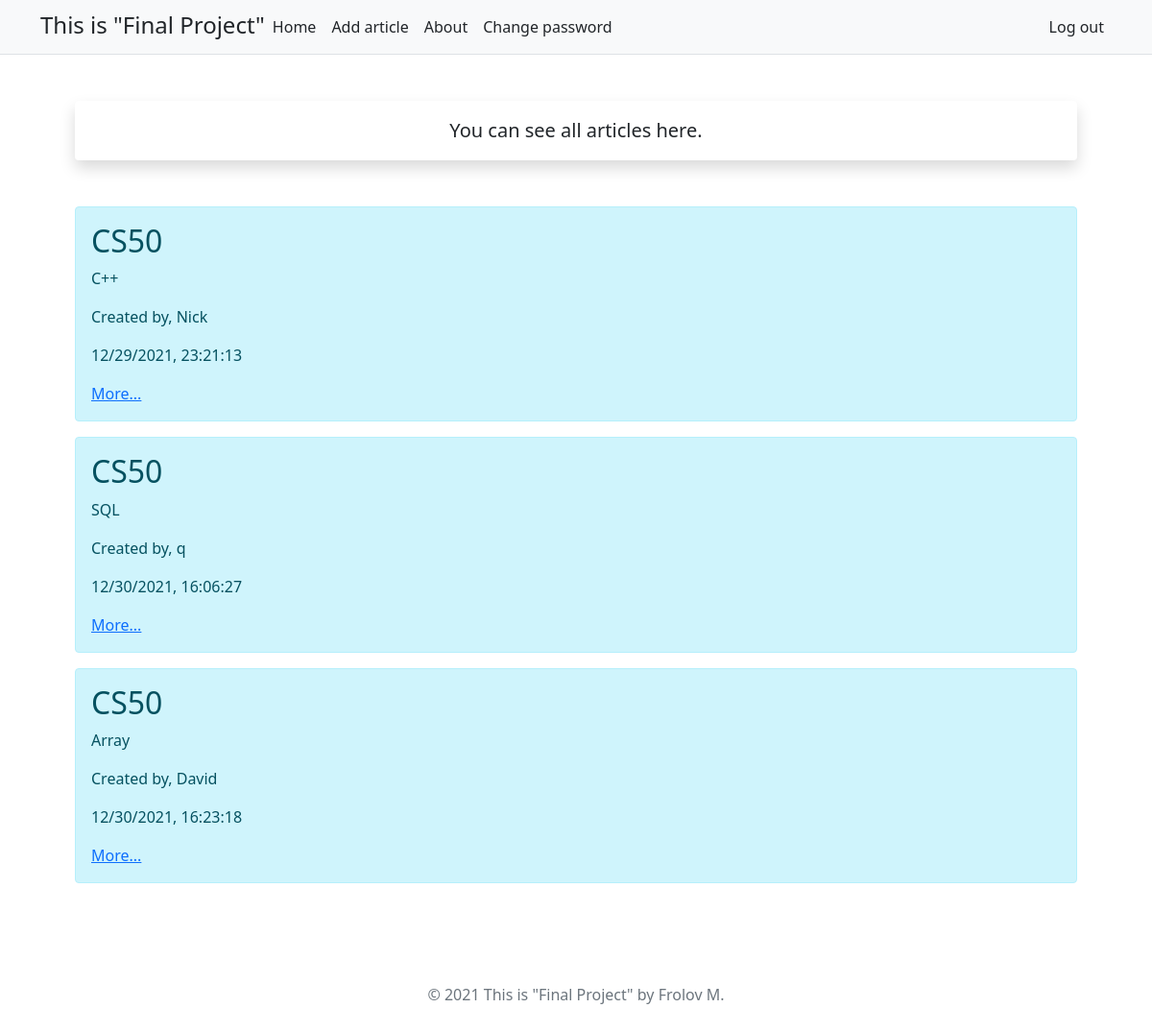
The page / (signed in) on the database its author committed.
### tables this page shows
CREATE TABLE articles (id INTEGER PRIMARY KEY AUTOINCREMENT NOT NULL, category text, title text, articletext text, user_name text, createdate text, 'user_id' INTEGER);

### application.py (the view)
@app.route("/")
@login_required
def index():
    articles = db.execute("SELECT * FROM articles")
    return render_template("index.html", articles=articles)

### application.py (called while the page is built)
@app.after_request
def after_request(response):
    response.headers["Cache-Control"] = "no-cache, no-store, must-revalidate"
    response.headers["Expires"] = 0
    response.headers["Pragma"] = "no-cache"
    return response

### helpers.py (called while the page is built)
def login_required(f):
    @wraps(f)
    def decorated_function(*args, **kwargs):
        if session.get("user_id") is None:
            return redirect("/login")
        return f(*args, **kwargs)
    return decorated_function

### templates/index.html (shortened to what this page needs)
{% extends "layout.html" %}
{% block main %}
<figure class="text-center">
  <blockquote class="blockquote">
    <div class="shadow p-3 mb-5 bg-body rounded">You can see all articles here.</div>
  </blockquote>
</figure>
{% for article in articles%}
    <div class="alert alert-info">
      <h2> {{article.category}} </h2>
      <p>{{article.title}}</p>
      <p> Created by, {{article.user_name}}</p>
      <p>{{article.createdate}}</p>
      <div><a href="{{ article.id}}">More...</a></div>
    </div>
{%endfor%}
{% endblock %}

### templates/layout.html (shortened to what this page needs)
<!DOCTYPE html>
<html lang="en">
    <head>
      <link rel="stylesheet" href="https://cdn.jsdelivr.net/npm/bootstrap@5.1.3/dist/css/bootstrap.min.css">
    </head>
  <body>
    <main>
      {% if session.user_id %}
        <nav class="py-2 bg-light border-bottom">
          <div class="container d-flex flex-wrap">
            <span class="fs-4">This is "Final Project"</span>
          <ul class="nav me-auto">
            <li class="nav-item"><a href="/" class="nav-link link-dark px-2 active" aria-current="page">Home</a></li>
            <li class="nav-item"><a href="/add" class="nav-link link-dark px-2">Add article</a></li>
            <li class="nav-item"><a href="/about" class="nav-link link-dark px-2">About</a></li>
            <li class="nav-item"><a href="/change" class="nav-link link-dark px-2">Change password</a></li>
          </ul>
          <ul class="nav">
            <li class="nav-item"><a href="/logout" class="nav-link link-dark px-2">Log out</a></li>
          </ul>
          </div>
        </nav>
          {% endif %}
        <main class="container p-5">
            {% block main %}{% endblock %}
    </main>
    <footer>
      <div class="container">
      <footer class="py-3 my-4">
      <p class="text-center text-muted">© 2021 This is "Final Project" by Frolov M.</p>
      </div>
    </footer>
  </body>
</html>

### rows shown on the page
articles: category "CS50", title "C++", user_name "Nick", createdate "12/29/2021, 23:21:13"
articles: category "CS50", title "SQL", user_name "q", createdate "12/30/2021, 16:06:27"
articles: category "CS50", title "Array", user_name "David", createdate "12/30/2021, 16:23:18"
